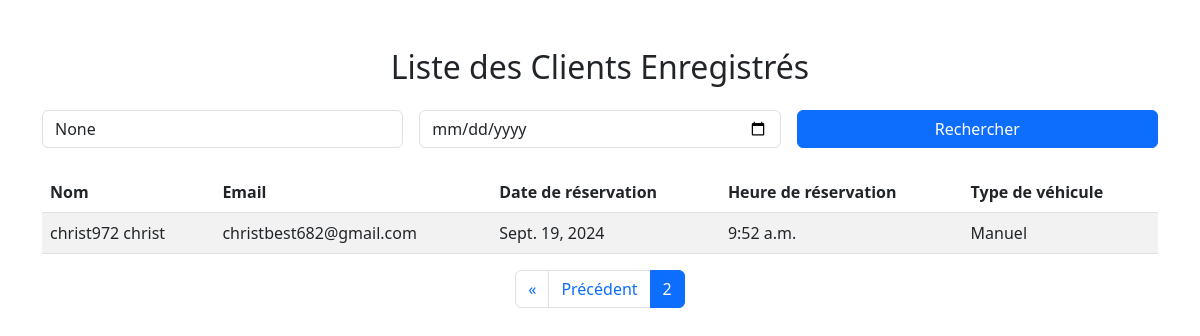
The page /clients/?page=2 (signed in) on the database as committed earlier.
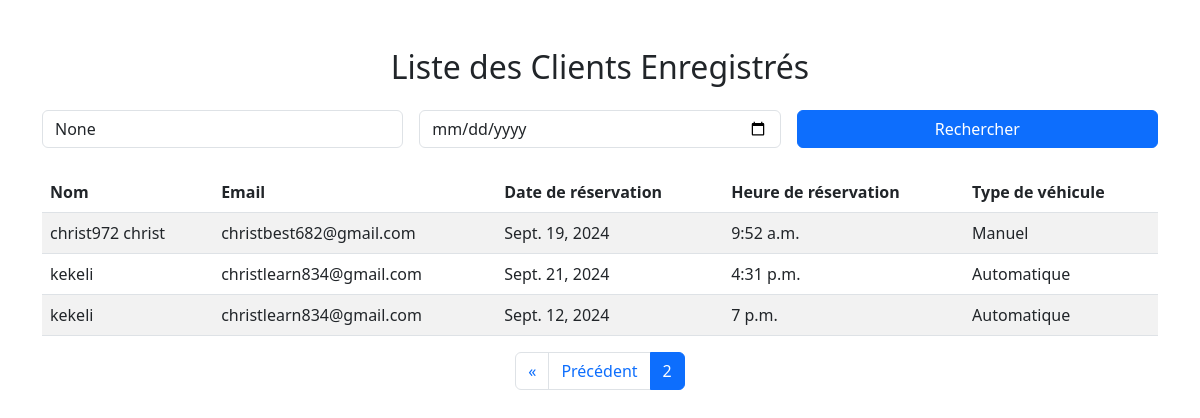
The same page on the database as committed later.
### reservation/models.py (models this page shows, shortened)
class Reservation(models.Model):
    VEHICLE_CHOICES = [
        ('manual', 'Manuel'),
        ('automatic', 'Automatique'),
    ]
    nom = models.CharField(max_length=100)
    email = models.EmailField()
    date_reservation = models.DateField()
    heure_reservation = models.TimeField()
    type_vehicule = models.CharField(max_length=10, choices=VEHICLE_CHOICES)

### reservation/views.py (the view)
# urls.py: path('clients/', views.clients_list_view, name='clients'),
@login_required  # Limite l'accès aux utilisateurs authentifiés
def clients_list_view(request):
    query_nom = request.GET.get('nom')  # Rechercher par nom
    query_date = request.GET.get('date')  # Rechercher par date
    reservations = Reservation.objects.all()
    if query_nom:
        reservations = reservations.filter(nom__icontains=query_nom)  # Recherche insensible à la casse
    if query_date:
        reservations = reservations.filter(date_reservation=query_date)
    paginator = Paginator(reservations, 5)  # 5 réservations par page
    page_number = request.GET.get('page')
    page_obj = paginator.get_page(page_number)
    return render(request, 'reservation/clients_list.html', {
        'reservations': reservations,
        'page_obj': page_obj,
        'paginator':paginator,
        'page_number':page_number,
        'query_nom': query_nom,
        'query_date': query_date,
    })

### reservation/templates/reservation/clients_list.html (shortened to what this page needs)
<!DOCTYPE html>
<html lang="fr">
<head>
    <link href="https://cdn.jsdelivr.net/npm/bootstrap@5.3.0-alpha1/dist/css/bootstrap.min.css" rel="stylesheet">
</head>
<body>
    <div class="container mt-5">
        <h2 class="text-center mb-4">Liste des Clients Enregistrés</h2>
        <form method="GET" class="row g-3 mb-4">
            <div class="col-md-4">
                <input type="text" name="nom" class="form-control" placeholder="Rechercher par nom" value="{{ query_nom }}">
            </div>
            <div class="col-md-4">
                <input type="date" name="date" class="form-control" value="{{ query_date }}">
            </div>
            <div class="col-md-4">
                <button type="submit" class="btn btn-primary w-100">Rechercher</button>
            </div>
        </form>
        <table class="table table-striped">
            <thead>
                <tr>
                    <th>Nom</th>
                    <th>Email</th>
                    <th>Date de réservation</th>
                    <th>Heure de réservation</th>
                    <th>Type de véhicule</th>
                </tr>
            </thead>
            <tbody>
                {% for reservation in page_obj %}
                    <tr>
                        <td>{{ reservation.nom }}</td>
                        <td>{{ reservation.email }}</td>
                        <td>{{ reservation.date_reservation }}</td>
                        <td>{{ reservation.heure_reservation }}</td>
                        <td>{{ reservation.get_type_vehicule_display }}</td>
                    </tr>
                {% empty %}
                    <tr>
                        <td colspan="5" class="text-center">Aucune réservation trouvée.</td>
                    </tr>
                {% endfor %}
            </tbody>
        </table>
    </div>
    <nav aria-label="Pagination">
        <ul class="pagination justify-content-center">
            {% if page_obj.has_previous %}
                <li class="page-item">
                    <a class="page-link" href="?page=1{% if query_nom %}&nom={{ query_nom }}{% endif %}{% if query_date %}&date={{ query_date }}{% endif %}" aria-label="Premier">
                        <span aria-hidden="true">&laquo;</span>
                    </a>
                </li>
                <li class="page-item">
                    <a class="page-link" href="?page={{ page_obj.previous_page_number }}{% if query_nom %}&nom={{ query_nom }}{% endif %}{% if query_date %}&date={{ query_date }}{% endif %}">Précédent</a>
                </li>
            {% endif %}
            <li class="page-item active"><a class="page-link">{{ page_obj.number }}</a></li>
        </ul>
    </nav>
</body>
</html>

Rows that differ between the two databases and show on the page:
added Reservation: nom "kekeli", email "christlearn834@gmail.com", date_reservation "Sept. 21, 2024", heure_reservation "4:31 p.m.", type_vehicule "Automatique"
added Reservation: nom "kekeli", email "christlearn834@gmail.com", date_reservation "Sept. 12, 2024", heure_reservation "7 p.m.", type_vehicule "Automatique"
